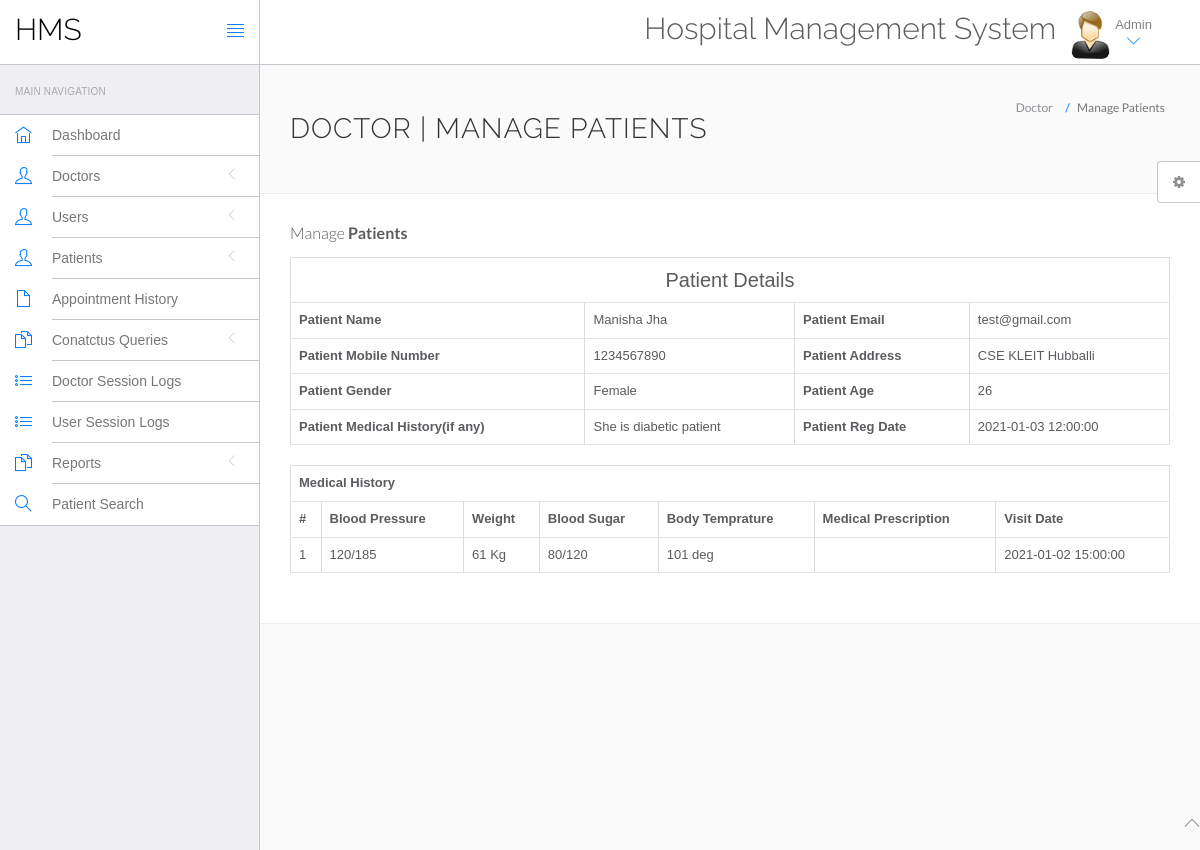
Page /hms/admin/view-patient.php?viewid=1 (signed in) on the committed database.
### tables this page shows
CREATE TABLE `tblpatient` (
  `ID` int(10) NOT NULL,
  `Docid` int(10) DEFAULT NULL,
  `PatientName` varchar(200) DEFAULT NULL,
  `PatientContno` bigint(10) DEFAULT NULL,
  `PatientEmail` varchar(200) DEFAULT NULL,
  `PatientGender` varchar(50) DEFAULT NULL,
  `PatientAdd` mediumtext DEFAULT NULL,
  `PatientAge` int(10) DEFAULT NULL,
  `PatientMedhis` mediumtext DEFAULT NULL,
  `CreationDate` timestamp NULL DEFAULT current_timestamp(),
  `UpdationDate` timestamp NULL DEFAULT NULL ON UPDATE current_timestamp()
);

CREATE TABLE `tblmedicalhistory` (
  `ID` int(10) NOT NULL,
  `PatientID` int(10) DEFAULT NULL,
  `BloodPressure` varchar(200) DEFAULT NULL,
  `BloodSugar` varchar(200) NOT NULL,
  `Weight` varchar(100) DEFAULT NULL,
  `Temperature` varchar(200) DEFAULT NULL,
  `MedicalPres` mediumtext DEFAULT NULL,
  `CreationDate` timestamp NOT NULL DEFAULT current_timestamp() ON UPDATE current_timestamp()
);

### hms/admin/view-patient.php (the view, shortened to what this page needs)
<?php
include('include/config.php');
?>
<!DOCTYPE html>
<html lang="en">
	<head>
		<link rel="stylesheet" href="vendor/bootstrap/css/bootstrap.min.css">
		<link rel="stylesheet" href="vendor/fontawesome/css/font-awesome.min.css">
		<link rel="stylesheet" href="vendor/themify-icons/themify-icons.min.css">
		<link href="vendor/animate.css/animate.min.css" rel="stylesheet" media="screen">
		<link href="vendor/perfect-scrollbar/perfect-scrollbar.min.css" rel="stylesheet" media="screen">
		<link href="vendor/switchery/switchery.min.css" rel="stylesheet" media="screen">
		<link href="vendor/bootstrap-touchspin/jquery.bootstrap-touchspin.min.css" rel="stylesheet" media="screen">
		<link href="vendor/select2/select2.min.css" rel="stylesheet" media="screen">
		<link href="vendor/bootstrap-datepicker/bootstrap-datepicker3.standalone.min.css" rel="stylesheet" media="screen">
		<link href="vendor/bootstrap-timepicker/bootstrap-timepicker.min.css" rel="stylesheet" media="screen">
		<link rel="stylesheet" href="assets/css/styles.css">
		<link rel="stylesheet" href="assets/css/plugins.css">
		<link rel="stylesheet" href="assets/css/themes/theme-1.css" id="skin_color" />
	</head>
	<body>
		<div id="app">
<?php include('include/sidebar.php');?>
<div class="app-content">
<?php include('include/header.php');?>
<div class="main-content" >
<div class="wrap-content container" id="container">
<section id="page-title">
<div class="row">
<div class="col-sm-8">
<h1 class="mainTitle">Doctor | Manage Patients</h1>
</div>
<ol class="breadcrumb">
<li>
<span>Doctor</span>
</li>
<li class="active">
<span>Manage Patients</span>
</li>
</ol>
</div>
</section>
<div class="container-fluid container-fullw bg-white">
<div class="row">
<div class="col-md-12">
<h5 class="over-title margin-bottom-15">Manage <span class="text-bold">Patients</span></h5>
<?php
                               $vid=$_GET['viewid'];
                               $ret=mysqli_query($con,"select * from tblpatient where ID='$vid'");
$cnt=1;
while ($row=mysqli_fetch_array($ret)) {
                               ?>
<table border="1" class="table table-bordered">
 <tr align="center">
<td colspan="4" style="font-size:20px;color:blue">
 Patient Details</td></tr>
    <tr>
    <th scope>Patient Name</th>
    <td><?php  echo $row['PatientName'];?></td>
    <th scope>Patient Email</th>
    <td><?php  echo $row['PatientEmail'];?></td>
  </tr>
  <tr>
    <th scope>Patient Mobile Number</th>
    <td><?php  echo $row['PatientContno'];?></td>
    <th>Patient Address</th>
    <td><?php  echo $row['PatientAdd'];?></td>
  </tr>
    <tr>
    <th>Patient Gender</th>
    <td><?php  echo $row['PatientGender'];?></td>
    <th>Patient Age</th>
    <td><?php  echo $row['PatientAge'];?></td>
  </tr>
  <tr>
    <th>Patient Medical History(if any)</th>
    <td><?php  echo $row['PatientMedhis'];?></td>
     <th>Patient Reg Date</th>
    <td><?php  echo $row['CreationDate'];?></td>
  </tr>
<?php }?>
</table>
<?php
$ret=mysqli_query($con,"select * from tblmedicalhistory  where PatientID='$vid'");
 ?>
<table id="datatable" class="table table-bordered dt-responsive nowrap" style="border-collapse: collapse; border-spacing: 0; width: 100%;">
  <tr align="center">
   <th colspan="8" >Medical History</th>
  </tr>
  <tr>
    <th>#</th>
<th>Blood Pressure</th>
<th>Weight</th>
<th>Blood Sugar</th>
<th>Body Temprature</th>
<th>Medical Prescription</th>
<th>Visit Date</th>
</tr>
<?php
while ($row=mysqli_fetch_array($ret)) {
  ?>
<tr>
  <td><?php echo $cnt;?></td>
 <td><?php  echo $row['BloodPressure'];?></td>
 <td><?php  echo $row['Weight'];?></td>
 <td><?php  echo $row['BloodSugar'];?></td>
  <td><?php  echo $row['Temperature'];?></td>
  <td><?php  echo $row['MedicalPres'];?></td>
  <td><?php  echo $row['CreationDate'];?></td>
</tr>
<?php $cnt=$cnt+1;} ?>
</table>
</div>
</div>
</div>
</div>
</div>
</div>
</div>
	<?php include('include/footer.php');?>
	<?php include('include/setting.php');?>
	</body>
</html>

### hms/admin/assets/css/themes/theme-1.css (style rules this page uses)
body { background: #FAFAFA; }

### rows in the picture
tblpatient: PatientName "Manisha Jha", PatientEmail "test@gmail.com", PatientContno "1234567890", PatientAdd "CSE KLEIT Hubballi", PatientGender "Female", PatientAge "26", PatientMedhis "She is diabetic patient", CreationDate "2021-01-03 12:00:00"
tblmedicalhistory: BloodPressure "120/185", Weight "61 Kg", BloodSugar "80/120", Temperature "101 deg", CreationDate "2021-01-02 15:00:00"
